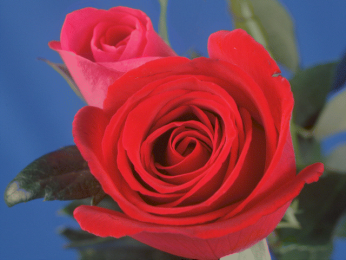
#> input picture DIP_FinalProject_1410832041_何秉翰/Rose.bmp, 346 x 260 px, found by its file name
$ python '1-e YCrCb.py'
#> lines starting #> are read from the running program, lines starting #| are printed output that depends on the picture
import numpy as np
import cv2

def YCrCb_model(f, channel):
    ycrcb = cv2.cvtColor(f, cv2.COLOR_BGR2YCrCb)
    if (channel == 1):
        # Y
        return ycrcb[:,:,0]
    elif (channel == 2):
        # Cr
        return ycrcb[:,:,1]
    else:
        # Cb
        return ycrcb[:,:,2]

def main():
    img = cv2.imread("Rose.bmp", -1)
#> img is the input picture: shape (260, 346, 3); mean B, G, R 80.2, 63.3, 128.8
    Y = YCrCb_model(img, 1)
#> in YCrCb_model, `ycrcb = cv2.cvtColor(f, cv2.COLOR_BGR2YCrCb)`: ycrcb: shape (260, 346, 3); mean of channels 0, 1, 2 84.8, 159.4, 125.4
#> in YCrCb_model, `return ycrcb[:,:,0]`:
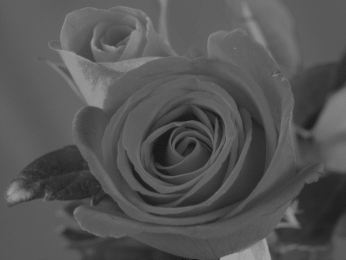
#> returned value: shape (260, 346); min 15, max 161, mean 84.8
    Cr = YCrCb_model(img, 2)
#> call 2 of YCrCb_model, with channel = 2
#> in YCrCb_model (call 2), `return ycrcb[:,:,1]`:
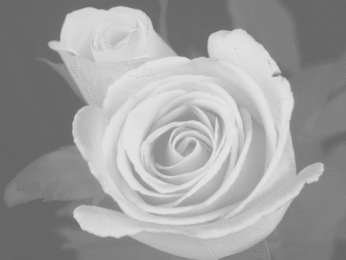
#> returned value: shape (260, 346); min 101, max 230, mean 159.4
    Cb = YCrCb_model(img, 3)
#> call 3 of YCrCb_model, with channel = 3
#> in YCrCb_model (call 3), `return ycrcb[:,:,2]`:
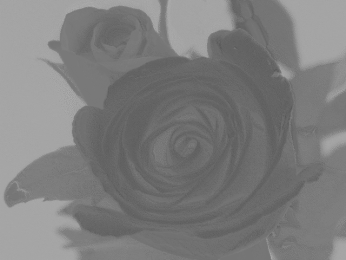
#> returned value: shape (260, 346); min 87, max 171, mean 125.4
    cv2.imshow("Original Image", img)
    cv2.imshow("Y", Y)
    cv2.imshow("Cr", Cr)
    cv2.imshow("Cb", Cb)
    cv2.waitKey(0)

main()

$ run again, with DIP_FinalProject_1410832041_何秉翰/Traffic_Lanes.bmp copied over DIP_FinalProject_1410832041_何秉翰/Rose.bmp
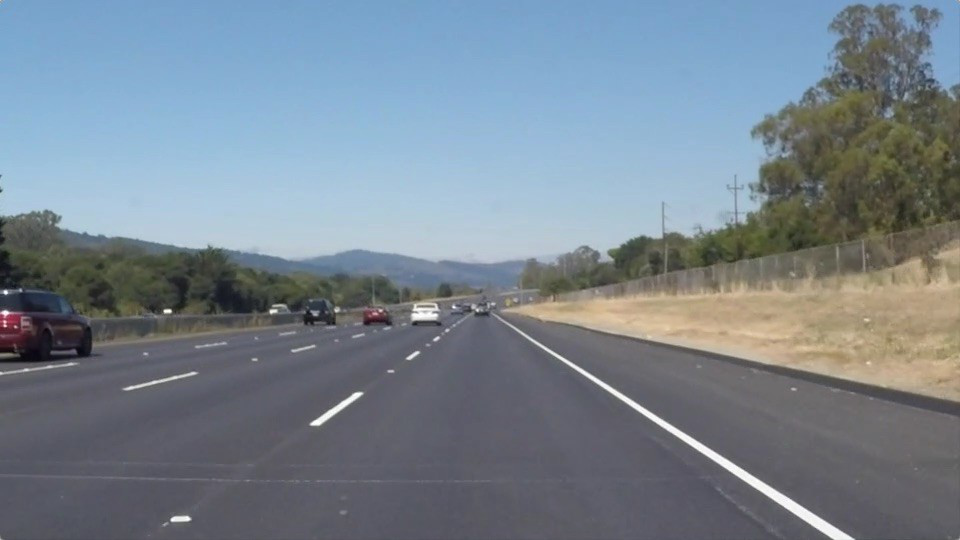
#> input picture DIP_FinalProject_1410832041_何秉翰/Traffic_Lanes.bmp, 960 x 540 px, found by its file name
#> in main, img is the input picture: shape (540, 960, 3); mean B, G, R 143.7, 132.5, 120.3
#> ycrcb: shape (540, 960, 3); mean of channels 0, 1, 2 130.1, 120.9, 135.6
#> in YCrCb_model (call 2), `return ycrcb[:,:,1]`:
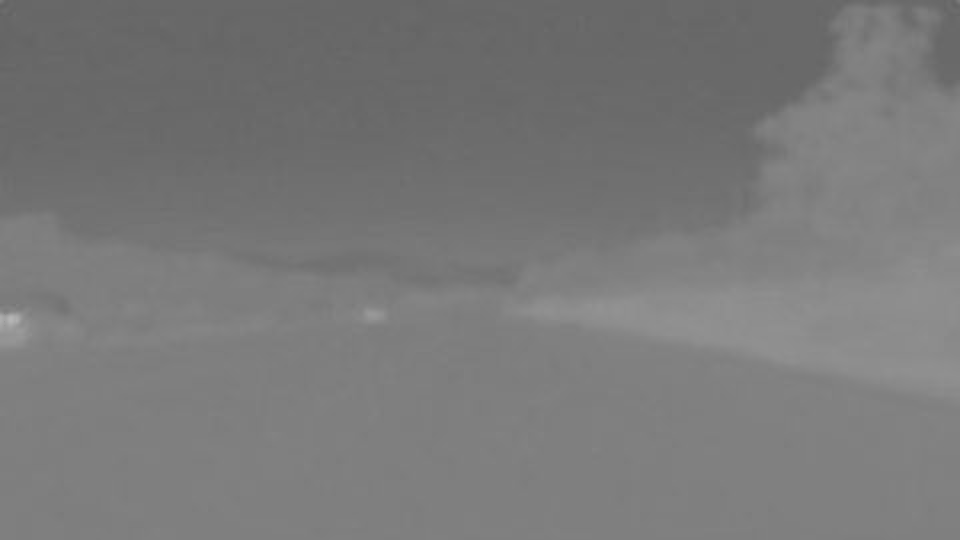
#> returned value: shape (540, 960); min 98, max 182, mean 120.9
#> in YCrCb_model (call 3), `return ycrcb[:,:,2]`:
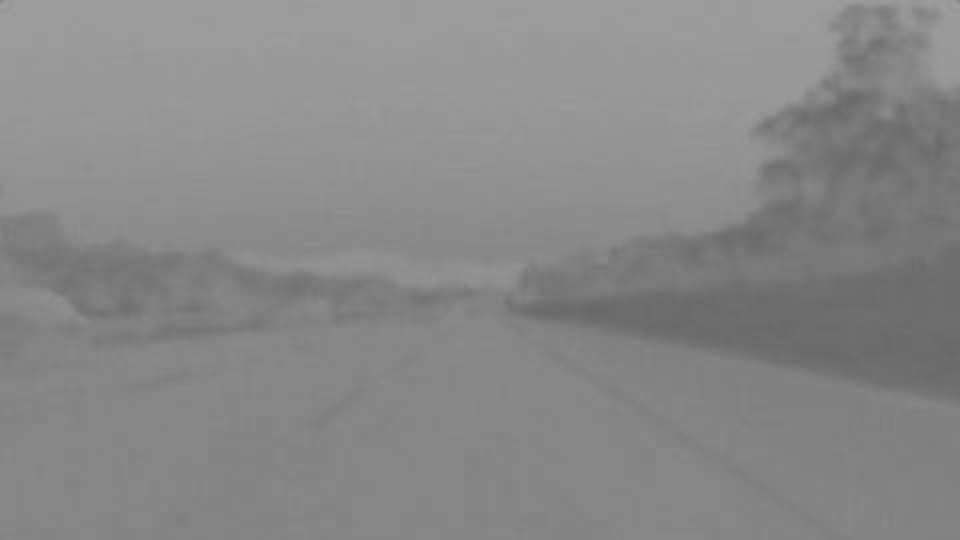
#> returned value: shape (540, 960); min 103, max 160, mean 135.6
